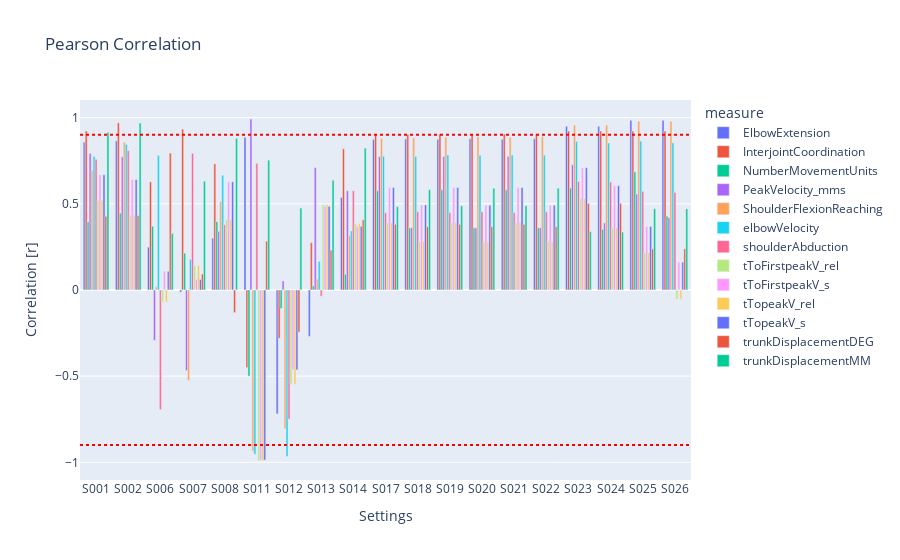

Source (notebook cell):
### Code cell
fig = px.bar(df_plot, x='id_s', y='correlation', color='measure', title=f'Pearson Correlation', labels={'correlation': 'Pearson Correlation', 'id_s': 'Subject ID'},
             template = 'plotly', barmode="group")

fig.add_hline(y=0.9, line_dash='dot', line_color='red', name = 'minimum correlation')
fig.add_hline(y=-0.9, line_dash='dot', line_color='red', name = 'minimum correlation')

fig.update_layout(title= f'Pearson Correlation',
          xaxis_title=f'Settings',
          yaxis_title=f'Correlation [r]',
          )

fig.show()

os.makedirs(os.path.join(dir_plots_cat, '03_correlation'), exist_ok=True)

path = os.path.join(dir_plots_cat, '03_correlation', f'pearson_corr_all.html')
fig.write_html(path)

path = os.path.join(dir_plots_cat, '03_correlation', f'pearson_corr_all.png')
fig.write_image(path)

### Figure 1 — Plotly figure (JSON) as saved in the notebook; plotly's stock layout.template omitted (floating-point values rounded to 4 significant figures)
{"data": [{"alignmentgroup": "True", "hovertemplate": "measure=ElbowExtension<br>Subject ID=%{x}<br>Pearson Correlation=%{y}<extra></extra>", "legendgroup": "ElbowExtension", "marker": {"color": "#636efa", "pattern": {"shape": ""}}, "name": "ElbowExtension", "offsetgroup": "ElbowExtension", "orientation": "v", "showlegend": true, "textposition": "auto", "x": ["S001", "S002", "S006", "S007", "S008", "S011", "S012", "S013", "S014", "S017", "S018", "S019", "S020", "S021", "S022", "S023", "S024", "S025", "S026"], "xaxis": "x", "y": [0.8579, 0.8652, 0.2482, -0.01309, 0.3007, 0.8868, -0.7192, -0.2695, 0.5363, 0.8729, 0.8763, 0.8742, 0.8776, 0.8742, 0.8776, 0.9497, 0.9494, 0.9844, 0.9843], "yaxis": "y", "type": "bar"}, {"alignmentgroup": "True", "hovertemplate": "measure=InterjointCoordination<br>Subject ID=%{x}<br>Pearson Correlation=%{y}<extra></extra>", "legendgroup": "InterjointCoordination", "marker": {"color": "#EF553B", "pattern": {"shape": ""}}, "name": "InterjointCoordination", "offsetgroup": "InterjointCoordination", "orientation": "v", "showlegend": true, "textposition": "auto", "x": ["S001", "S002", "S006", "S007", "S008", "S011", "S012", "S013", "S014", "S017", "S018", "S019", "S020", "S021", "S022", "S023", "S024", "S025", "S026"], "xaxis": "x", "y": [0.9225, 0.9696, 0.6271, 0.9337, 0.7319, -0.4503, -0.2807, 0.2743, 0.8192, 0.9055, 0.9027, 0.9054, 0.9026, 0.9054, 0.9026, 0.9224, 0.9221, 0.9226, 0.922], "yaxis": "y", "type": "bar"}, {"alignmentgroup": "True", "hovertemplate": "measure=NumberMovementUnits<br>Subject ID=%{x}<br>Pearson Correlation=%{y}<extra></extra>", "legendgroup": "NumberMovementUnits", "marker": {"color": "#00cc96", "pattern": {"shape": ""}}, "name": "NumberMovementUnits", "offsetgroup": "NumberMovementUnits", "orientation": "v", "showlegend": true, "textposition": "auto", "x": ["S001", "S002", "S006", "S007", "S008", "S011", "S012", "S013", "S014", "S017", "S018", "S019", "S020", "S021", "S022", "S023", "S024", "S025", "S026"], "xaxis": "x", "y": [0.3949, 0.4455, 0.3696, 0.2135, 0.3964, -0.5, -0.1076, 0.0235, 0.09145, 0.5753, 0.3596, 0.5814, 0.3604, 0.5814, 0.3604, 0.5912, 0.3517, 0.6848, 0.4279], "yaxis": "y", "type": "bar"}, {"alignmentgroup": "True", "hovertemplate": "measure=PeakVelocity_mms<br>Subject ID=%{x}<br>Pearson Correlation=%{y}<extra></extra>", "legendgroup": "PeakVelocity_mms", "marker": {"color": "#ab63fa", "pattern": {"shape": ""}}, "name": "PeakVelocity_mms", "offsetgroup": "PeakVelocity_mms", "orientation": "v", "showlegend": true, "textposition": "auto", "x": ["S001", "S002", "S006", "S007", "S008", "S011", "S012", "S013", "S014", "S017", "S018", "S019", "S020", "S021", "S022", "S023", "S024", "S025", "S026"], "xaxis": "x", "y": [0.7926, 0.7723, -0.2927, -0.4677, 0.3408, 0.9921, 0.05236, 0.7102, 0.5755, 0.7731, 0.3614, 0.7744, 0.3604, 0.7744, 0.3604, 0.726, 0.3884, 0.5565, 0.4187], "yaxis": "y", "type": "bar"}, {"alignmentgroup": "True", "hovertemplate": "measure=ShoulderFlexionReaching<br>Subject ID=%{x}<br>Pearson Correlation=%{y}<extra></extra>", "legendgroup": "ShoulderFlexionReaching", "marker": {"color": "#FFA15A", "pattern": {"shape": ""}}, "name": "ShoulderFlexionReaching", "offsetgroup": "ShoulderFlexionReaching", "orientation": "v", "showlegend": true, "textposition": "auto", "x": ["S001", "S002", "S006", "S007", "S008", "S011", "S012", "S013", "S014", "S017", "S018", "S019", "S020", "S021", "S022", "S023", "S024", "S025", "S026"], "xaxis": "x", "y": [0.6954, 0.8571, 0.01918, -0.525, 0.5128, -0.9354, -0.8054, 0.06308, 0.3154, 0.8797, 0.8826, 0.8869, 0.8897, 0.8869, 0.8897, 0.957, 0.957, 0.9792, 0.9793], "yaxis": "y", "type": "bar"}, {"alignmentgroup": "True", "hovertemplate": "measure=elbowVelocity<br>Subject ID=%{x}<br>Pearson Correlation=%{y}<extra></extra>", "legendgroup": "elbowVelocity", "marker": {"color": "#19d3f3", "pattern": {"shape": ""}}, "name": "elbowVelocity", "offsetgroup": "elbowVelocity", "orientation": "v", "showlegend": true, "textposition": "auto", "x": ["S001", "S002", "S006", "S007", "S008", "S011", "S012", "S013", "S014", "S017", "S018", "S019", "S020", "S021", "S022", "S023", "S024", "S025", "S026"], "xaxis": "x", "y": [0.7749, 0.8441, 0.7808, 0.1773, 0.6659, -0.9533, -0.9659, 0.166, 0.3426, 0.7757, 0.7747, 0.7832, 0.7817, 0.7832, 0.7817, 0.8618, 0.8527, 0.8635, 0.8534], "yaxis": "y", "type": "bar"}, {"alignmentgroup": "True", "hovertemplate": "measure=shoulderAbduction<br>Subject ID=%{x}<br>Pearson Correlation=%{y}<extra></extra>", "legendgroup": "shoulderAbduction", "marker": {"color": "#FF6692", "pattern": {"shape": ""}}, "name": "shoulderAbduction", "offsetgroup": "shoulderAbduction", "orientation": "v", "showlegend": true, "textposition": "auto", "x": ["S001", "S002", "S006", "S007", "S008", "S011", "S012", "S013", "S014", "S017", "S018", "S019", "S020", "S021", "S022", "S023", "S024", "S025", "S026"], "xaxis": "x", "y": [0.7582, 0.8079, -0.694, 0.7935, 0.3784, 0.7345, -0.7494, -0.03609, 0.5752, 0.4487, 0.4543, 0.4485, 0.4541, 0.4485, 0.4541, 0.6297, 0.6258, 0.5726, 0.5658], "yaxis": "y", "type": "bar"}, {"alignmentgroup": "True", "hovertemplate": "measure=tToFirstpeakV_rel<br>Subject ID=%{x}<br>Pearson Correlation=%{y}<extra></extra>", "legendgroup": "tToFirstpeakV_rel", "marker": {"color": "#B6E880", "pattern": {"shape": ""}}, "name": "tToFirstpeakV_rel", "offsetgroup": "tToFirstpeakV_rel", "orientation": "v", "showlegend": true, "textposition": "auto", "x": ["S001", "S002", "S006", "S007", "S008", "S011", "S012", "S013", "S014", "S017", "S018", "S019", "S020", "S021", "S022", "S023", "S024", "S025", "S026"], "xaxis": "x", "y": [0.5204, 0.4341, -0.07084, 0.1425, 0.4065, -0.9925, -0.5481, 0.4949, 0.3857, 0.3896, 0.28, 0.3902, 0.2796, 0.3902, 0.2796, 0.5313, 0.3594, 0.2146, -0.05428], "yaxis": "y", "type": "bar"}, {"alignmentgroup": "True", "hovertemplate": "measure=tToFirstpeakV_s<br>Subject ID=%{x}<br>Pearson Correlation=%{y}<extra></extra>", "legendgroup": "tToFirstpeakV_s", "marker": {"color": "#FF97FF", "pattern": {"shape": ""}}, "name": "tToFirstpeakV_s", "offsetgroup": "tToFirstpeakV_s", "orientation": "v", "showlegend": true, "textposition": "auto", "x": ["S001", "S002", "S006", "S007", "S008", "S011", "S012", "S013", "S014", "S017", "S018", "S019", "S020", "S021", "S022", "S023", "S024", "S025", "S026"], "xaxis": "x", "y": [0.6684, 0.6403, 0.1087, 0.06097, 0.6275, -0.9871, -0.4636, 0.4847, 0.3694, 0.5947, 0.4938, 0.5946, 0.4922, 0.5946, 0.4922, 0.7094, 0.6049, 0.3683, 0.1616], "yaxis": "y", "type": "bar"}, {"alignmentgroup": "True", "hovertemplate": "measure=tTopeakV_rel<br>Subject ID=%{x}<br>Pearson Correlation=%{y}<extra></extra>", "legendgroup": "tTopeakV_rel", "marker": {"color": "#FECB52", "pattern": {"shape": ""}}, "name": "tTopeakV_rel", "offsetgroup": "tTopeakV_rel", "orientation": "v", "showlegend": true, "textposition": "auto", "x": ["S001", "S002", "S006", "S007", "S008", "S011", "S012", "S013", "S014", "S017", "S018", "S019", "S020", "S021", "S022", "S023", "S024", "S025", "S026"], "xaxis": "x", "y": [0.5204, 0.4341, -0.07084, 0.1425, 0.4065, -0.9925, -0.5481, 0.4949, 0.3857, 0.3896, 0.28, 0.3902, 0.2796, 0.3902, 0.2796, 0.5313, 0.3594, 0.2146, -0.05428], "yaxis": "y", "type": "bar"}, {"alignmentgroup": "True", "hovertemplate": "measure=tTopeakV_s<br>Subject ID=%{x}<br>Pearson Correlation=%{y}<extra></extra>", "legendgroup": "tTopeakV_s", "marker": {"color": "#636efa", "pattern": {"shape": ""}}, "name": "tTopeakV_s", "offsetgroup": "tTopeakV_s", "orientation": "v", "showlegend": true, "textposition": "auto", "x": ["S001", "S002", "S006", "S007", "S008", "S011", "S012", "S013", "S014", "S017", "S018", "S019", "S020", "S021", "S022", "S023", "S024", "S025", "S026"], "xaxis": "x", "y": [0.6684, 0.6403, 0.1087, 0.06097, 0.6275, -0.9871, -0.4636, 0.4847, 0.3694, 0.5947, 0.4938, 0.5946, 0.4922, 0.5946, 0.4922, 0.7094, 0.6049, 0.3683, 0.1616], "yaxis": "y", "type": "bar"}, {"alignmentgroup": "True", "hovertemplate": "measure=trunkDisplacementDEG<br>Subject ID=%{x}<br>Pearson Correlation=%{y}<extra></extra>", "legendgroup": "trunkDisplacementDEG", "marker": {"color": "#EF553B", "pattern": {"shape": ""}}, "name": "trunkDisplacementDEG", "offsetgroup": "trunkDisplacementDEG", "orientation": "v", "showlegend": true, "textposition": "auto", "x": ["S001", "S002", "S006", "S007", "S008", "S011", "S012", "S013", "S014", "S017", "S018", "S019", "S020", "S021", "S022", "S023", "S024", "S025", "S026"], "xaxis": "x", "y": [0.4274, 0.4321, 0.794, 0.09243, -0.1317, 0.2837, -0.2447, 0.2309, 0.4071, 0.3806, 0.3673, 0.3805, 0.3671, 0.3805, 0.3671, 0.5024, 0.5025, 0.2384, 0.2386], "yaxis": "y", "type": "bar"}, {"alignmentgroup": "True", "hovertemplate": "measure=trunkDisplacementMM<br>Subject ID=%{x}<br>Pearson Correlation=%{y}<extra></extra>", "legendgroup": "trunkDisplacementMM", "marker": {"color": "#00cc96", "pattern": {"shape": ""}}, "name": "trunkDisplacementMM", "offsetgroup": "trunkDisplacementMM", "orientation": "v", "showlegend": true, "textposition": "auto", "x": ["S001", "S002", "S006", "S007", "S008", "S011", "S012", "S013", "S014", "S017", "S018", "S019", "S020", "S021", "S022", "S023", "S024", "S025", "S026"], "xaxis": "x", "y": [0.9147, 0.9683, 0.3278, 0.6307, 0.8794, 0.7529, 0.4753, 0.6366, 0.8233, 0.4833, 0.5815, 0.4881, 0.5904, 0.4881, 0.5904, 0.338, 0.3357, 0.4716, 0.4706], "yaxis": "y", "type": "bar"}], "layout": {"xaxis": {"anchor": "y", "domain": [0.0, 1.0], "title": {"text": "Settings"}}, "yaxis": {"anchor": "x", "domain": [0.0, 1.0], "title": {"text": "Correlation [r]"}}, "legend": {"title": {"text": "measure"}, "tracegroupgap": 0}, "title": {"text": "Pearson Correlation"}, "barmode": "group", "shapes": [{"line": {"color": "red", "dash": "dot"}, "name": "minimum correlation", "type": "line", "x0": 0, "x1": 1, "xref": "x domain", "y0": 0.9, "y1": 0.9, "yref": "y"}, {"line": {"color": "red", "dash": "dot"}, "name": "minimum correlation", "type": "line", "x0": 0, "x1": 1, "xref": "x domain", "y0": -0.9, "y1": -0.9, "yref": "y"}]}}
